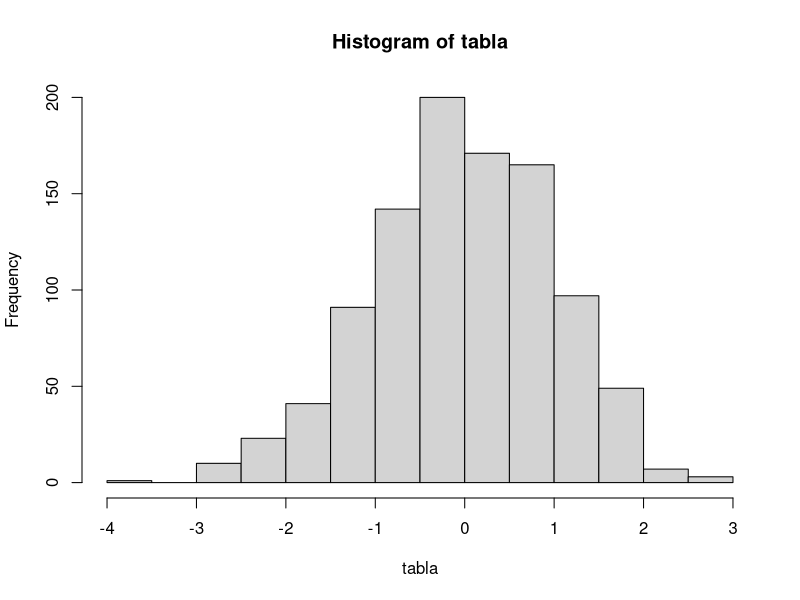
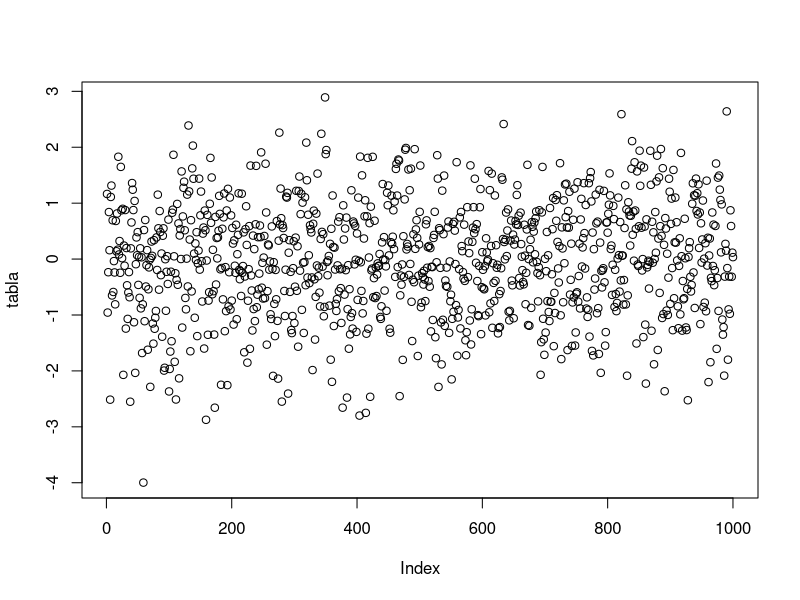

Here is the R script that generated these plots, in order: (Note: this script raises an error after producing the figures.)
tabla <- rnorm(1000)
hist(tabla)
mean(tabla)
mean(tabla)

plot(tabla)


# Se genera el modelode regresion #
summary(regresion)